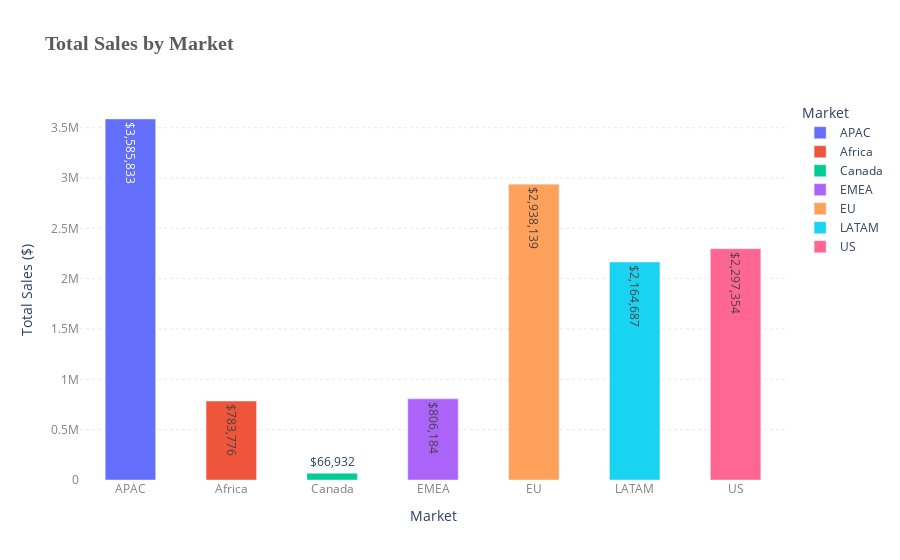

Notebook code cell kept with this figure:
### Code cell
market_sales = df.groupby('Market').agg({'Sales': 'sum'}).reset_index()

fig = px.bar(
    market_sales, x='Market', y='Sales', color='Market',
    title="<b>Total Sales by Market</b>",
    labels={'Sales': 'Total Sales ($)', 'Market': 'Market'},
    text=market_sales['Sales'].apply(lambda x: f"${x:,.0f}") 
)

fig.update_layout(
    title_font_size=20,
    title_font_family="Liberation Serif",
    title_font_color="#5b5b5b",
    plot_bgcolor='white',
    bargap=0.5,
)

fig.update_yaxes(showgrid=True, gridwidth=0.5, gridcolor='lightgray', griddash='dot', tickfont=dict(color='gray'))
fig.update_xaxes(tickfont=dict(color='gray'))

fig.show()

### Figure 1 — Plotly figure (JSON) as saved in the notebook; plotly's stock layout.template omitted (floating-point values rounded to 4 significant figures)
{"data": [{"alignmentgroup": "True", "hovertemplate": "Market=%{x}<br>Total Sales ($)=%{y}<br>text=%{text}<extra></extra>", "legendgroup": "APAC", "marker": {"color": "#636efa", "pattern": {"shape": ""}}, "name": "APAC", "offsetgroup": "APAC", "orientation": "v", "showlegend": true, "text": ["$3,585,833"], "textposition": "auto", "type": "bar", "x": ["APAC"], "xaxis": "x", "y": [3585833], "yaxis": "y"}, {"alignmentgroup": "True", "hovertemplate": "Market=%{x}<br>Total Sales ($)=%{y}<br>text=%{text}<extra></extra>", "legendgroup": "Africa", "marker": {"color": "#EF553B", "pattern": {"shape": ""}}, "name": "Africa", "offsetgroup": "Africa", "orientation": "v", "showlegend": true, "text": ["$783,776"], "textposition": "auto", "type": "bar", "x": ["Africa"], "xaxis": "x", "y": [783776], "yaxis": "y"}, {"alignmentgroup": "True", "hovertemplate": "Market=%{x}<br>Total Sales ($)=%{y}<br>text=%{text}<extra></extra>", "legendgroup": "Canada", "marker": {"color": "#00cc96", "pattern": {"shape": ""}}, "name": "Canada", "offsetgroup": "Canada", "orientation": "v", "showlegend": true, "text": ["$66,932"], "textposition": "auto", "type": "bar", "x": ["Canada"], "xaxis": "x", "y": [66932], "yaxis": "y"}, {"alignmentgroup": "True", "hovertemplate": "Market=%{x}<br>Total Sales ($)=%{y}<br>text=%{text}<extra></extra>", "legendgroup": "EMEA", "marker": {"color": "#ab63fa", "pattern": {"shape": ""}}, "name": "EMEA", "offsetgroup": "EMEA", "orientation": "v", "showlegend": true, "text": ["$806,184"], "textposition": "auto", "type": "bar", "x": ["EMEA"], "xaxis": "x", "y": [806184], "yaxis": "y"}, {"alignmentgroup": "True", "hovertemplate": "Market=%{x}<br>Total Sales ($)=%{y}<br>text=%{text}<extra></extra>", "legendgroup": "EU", "marker": {"color": "#FFA15A", "pattern": {"shape": ""}}, "name": "EU", "offsetgroup": "EU", "orientation": "v", "showlegend": true, "text": ["$2,938,139"], "textposition": "auto", "type": "bar", "x": ["EU"], "xaxis": "x", "y": [2938139], "yaxis": "y"}, {"alignmentgroup": "True", "hovertemplate": "Market=%{x}<br>Total Sales ($)=%{y}<br>text=%{text}<extra></extra>", "legendgroup": "LATAM", "marker": {"color": "#19d3f3", "pattern": {"shape": ""}}, "name": "LATAM", "offsetgroup": "LATAM", "orientation": "v", "showlegend": true, "text": ["$2,164,687"], "textposition": "auto", "type": "bar", "x": ["LATAM"], "xaxis": "x", "y": [2164687], "yaxis": "y"}, {"alignmentgroup": "True", "hovertemplate": "Market=%{x}<br>Total Sales ($)=%{y}<br>text=%{text}<extra></extra>", "legendgroup": "US", "marker": {"color": "#FF6692", "pattern": {"shape": ""}}, "name": "US", "offsetgroup": "US", "orientation": "v", "showlegend": true, "text": ["$2,297,354"], "textposition": "auto", "type": "bar", "x": ["US"], "xaxis": "x", "y": [2297354], "yaxis": "y"}], "layout": {"bargap": 0.5, "barmode": "relative", "legend": {"title": {"text": "Market"}, "tracegroupgap": 0}, "plot_bgcolor": "white", "title": {"font": {"color": "#5b5b5b", "family": "Liberation Serif", "size": 20}, "text": "<b>Total Sales by Market</b>"}, "xaxis": {"anchor": "y", "categoryarray": ["APAC", "Africa", "Canada", "EMEA", "EU", "LATAM", "US"], "categoryorder": "array", "domain": [0, 1], "tickfont": {"color": "gray"}, "title": {"text": "Market"}}, "yaxis": {"anchor": "x", "domain": [0, 1], "gridcolor": "lightgray", "griddash": "dot", "gridwidth": 0.5, "showgrid": true, "tickfont": {"color": "gray"}, "title": {"text": "Total Sales ($)"}}}}
